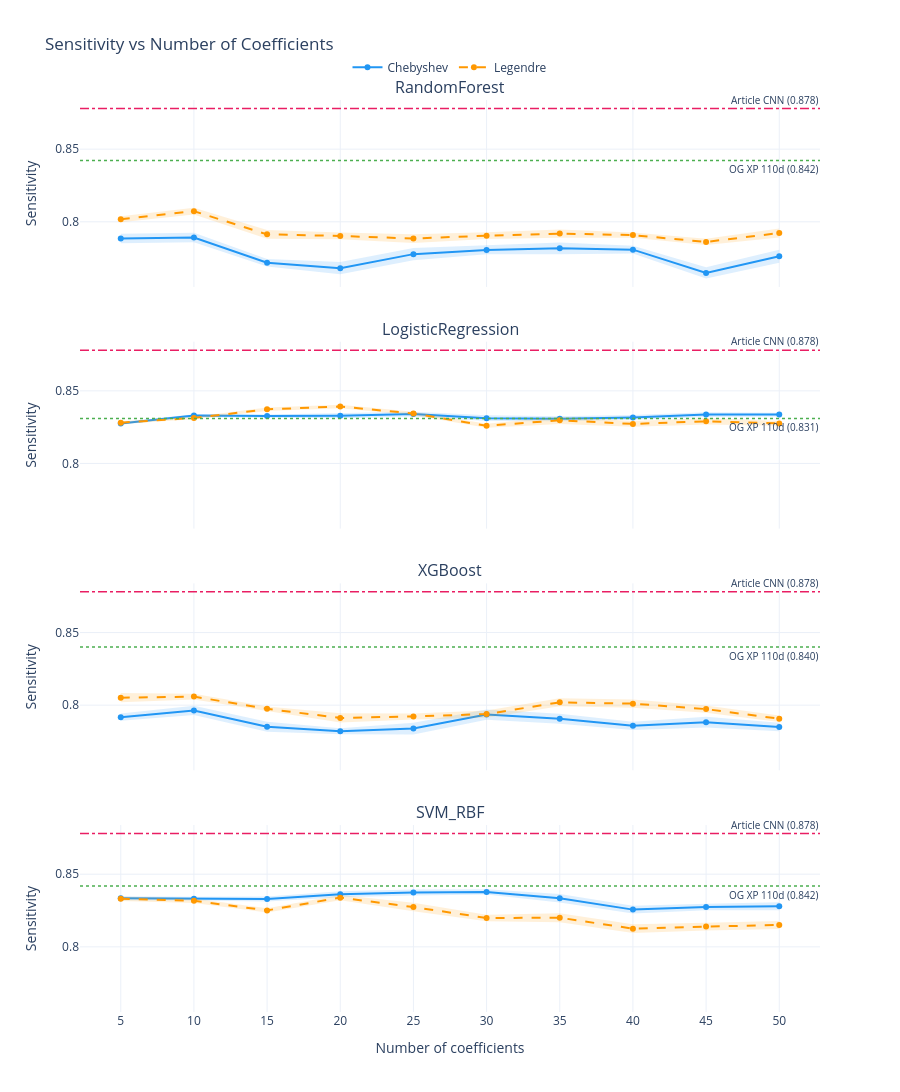

Notebook code for this chart:
### Code cell
fig_sens = plot_efficiency("sensitivity", "Sensitivity", art_ref=ART_SENS)
try:
    fig_sens.write_image(str(RESULTS_DIR / "focused_efficiency_sensitivity.png"), scale=2)
except Exception as e:
    print(f"Static export skipped: {e}")
fig_sens.show()

### Figure 1 — Plotly figure (JSON) as saved in the notebook; plotly's stock layout.template omitted (floating-point values rounded to 4 significant figures)
{"data": [{"hovertemplate": "Chebyshev<br>n_coeffs=%{x}<br>sensitivity=%{y:.4f}<extra></extra>", "legendgroup": "chebyshev", "line": {"color": "#2196F3", "dash": "solid"}, "marker": {"size": 6}, "mode": "lines+markers", "name": "Chebyshev", "showlegend": true, "type": "scatter", "x": [5, 10, 15, 20, 25, 30, 35, 40, 45, 50], "xaxis": "x", "y": [0.7885, 0.7892, 0.7718, 0.7681, 0.7777, 0.7806, 0.7817, 0.7808, 0.7648, 0.7763], "yaxis": "y"}, {"fill": "toself", "fillcolor": "rgba(33,150,243,0.15)", "hoverinfo": "skip", "line": {"width": 0}, "mode": "lines", "showlegend": false, "type": "scatter", "x": [5, 10, 15, 20, 25, 30, 35, 40, 45, 50, 50, 45, 40, 35, 30, 25, 20, 15, 10, 5], "xaxis": "x", "y": [0.7918, 0.7925, 0.7744, 0.7723, 0.782, 0.7836, 0.7857, 0.7835, 0.7687, 0.7807, 0.7719, 0.761, 0.7782, 0.7777, 0.7777, 0.7735, 0.7639, 0.7693, 0.7859, 0.7852], "yaxis": "y"}, {"hovertemplate": "Legendre<br>n_coeffs=%{x}<br>sensitivity=%{y:.4f}<extra></extra>", "legendgroup": "legendre", "line": {"color": "#FF9800", "dash": "dash"}, "marker": {"size": 6}, "mode": "lines+markers", "name": "Legendre", "showlegend": true, "type": "scatter", "x": [5, 10, 15, 20, 25, 30, 35, 40, 45, 50], "xaxis": "x", "y": [0.8018, 0.8073, 0.7914, 0.7903, 0.7885, 0.7905, 0.7919, 0.7908, 0.7862, 0.7922], "yaxis": "y"}, {"fill": "toself", "fillcolor": "rgba(255,152,0,0.15)", "hoverinfo": "skip", "line": {"width": 0}, "mode": "lines", "showlegend": false, "type": "scatter", "x": [5, 10, 15, 20, 25, 30, 35, 40, 45, 50, 50, 45, 40, 35, 30, 25, 20, 15, 10, 5], "xaxis": "x", "y": [0.8038, 0.8097, 0.7943, 0.7926, 0.7915, 0.7928, 0.7948, 0.7927, 0.7884, 0.7954, 0.7891, 0.784, 0.789, 0.789, 0.7882, 0.7855, 0.7879, 0.7884, 0.805, 0.7997], "yaxis": "y"}, {"hovertemplate": "Chebyshev<br>n_coeffs=%{x}<br>sensitivity=%{y:.4f}<extra></extra>", "legendgroup": "chebyshev", "line": {"color": "#2196F3", "dash": "solid"}, "marker": {"size": 6}, "mode": "lines+markers", "name": "Chebyshev", "showlegend": false, "type": "scatter", "x": [5, 10, 15, 20, 25, 30, 35, 40, 45, 50], "xaxis": "x2", "y": [0.8276, 0.833, 0.8326, 0.8328, 0.834, 0.8312, 0.8308, 0.8317, 0.8337, 0.8337], "yaxis": "y2"}, {"fill": "toself", "fillcolor": "rgba(33,150,243,0.15)", "hoverinfo": "skip", "line": {"width": 0}, "mode": "lines", "showlegend": false, "type": "scatter", "x": [5, 10, 15, 20, 25, 30, 35, 40, 45, 50, 50, 45, 40, 35, 30, 25, 20, 15, 10, 5], "xaxis": "x2", "y": [0.8285, 0.8339, 0.8337, 0.8345, 0.8357, 0.8331, 0.8326, 0.8333, 0.8353, 0.8349, 0.8324, 0.832, 0.8301, 0.8291, 0.8292, 0.8324, 0.8311, 0.8315, 0.832, 0.8267], "yaxis": "y2"}, {"hovertemplate": "Legendre<br>n_coeffs=%{x}<br>sensitivity=%{y:.4f}<extra></extra>", "legendgroup": "legendre", "line": {"color": "#FF9800", "dash": "dash"}, "marker": {"size": 6}, "mode": "lines+markers", "name": "Legendre", "showlegend": false, "type": "scatter", "x": [5, 10, 15, 20, 25, 30, 35, 40, 45, 50], "xaxis": "x2", "y": [0.8281, 0.8314, 0.8373, 0.8392, 0.8344, 0.826, 0.8297, 0.8272, 0.829, 0.8276], "yaxis": "y2"}, {"fill": "toself", "fillcolor": "rgba(255,152,0,0.15)", "hoverinfo": "skip", "line": {"width": 0}, "mode": "lines", "showlegend": false, "type": "scatter", "x": [5, 10, 15, 20, 25, 30, 35, 40, 45, 50, 50, 45, 40, 35, 30, 25, 20, 15, 10, 5], "xaxis": "x2", "y": [0.829, 0.8322, 0.8385, 0.8405, 0.8357, 0.8273, 0.8323, 0.8292, 0.8313, 0.8292, 0.826, 0.8268, 0.8253, 0.8272, 0.8246, 0.8331, 0.838, 0.8361, 0.8305, 0.8272], "yaxis": "y2"}, {"hovertemplate": "Chebyshev<br>n_coeffs=%{x}<br>sensitivity=%{y:.4f}<extra></extra>", "legendgroup": "chebyshev", "line": {"color": "#2196F3", "dash": "solid"}, "marker": {"size": 6}, "mode": "lines+markers", "name": "Chebyshev", "showlegend": false, "type": "scatter", "x": [5, 10, 15, 20, 25, 30, 35, 40, 45, 50], "xaxis": "x3", "y": [0.7918, 0.7964, 0.7851, 0.7821, 0.7839, 0.7935, 0.7907, 0.7858, 0.7883, 0.7849], "yaxis": "y3"}, {"fill": "toself", "fillcolor": "rgba(33,150,243,0.15)", "hoverinfo": "skip", "line": {"width": 0}, "mode": "lines", "showlegend": false, "type": "scatter", "x": [5, 10, 15, 20, 25, 30, 35, 40, 45, 50, 50, 45, 40, 35, 30, 25, 20, 15, 10, 5], "xaxis": "x3", "y": [0.7942, 0.7996, 0.7885, 0.7841, 0.7879, 0.7971, 0.7941, 0.7887, 0.7921, 0.7878, 0.782, 0.7846, 0.783, 0.7872, 0.79, 0.7799, 0.78, 0.7817, 0.7932, 0.7893], "yaxis": "y3"}, {"hovertemplate": "Legendre<br>n_coeffs=%{x}<br>sensitivity=%{y:.4f}<extra></extra>", "legendgroup": "legendre", "line": {"color": "#FF9800", "dash": "dash"}, "marker": {"size": 6}, "mode": "lines+markers", "name": "Legendre", "showlegend": false, "type": "scatter", "x": [5, 10, 15, 20, 25, 30, 35, 40, 45, 50], "xaxis": "x3", "y": [0.8052, 0.8059, 0.7975, 0.7912, 0.7923, 0.7939, 0.802, 0.801, 0.7973, 0.7907], "yaxis": "y3"}, {"fill": "toself", "fillcolor": "rgba(255,152,0,0.15)", "hoverinfo": "skip", "line": {"width": 0}, "mode": "lines", "showlegend": false, "type": "scatter", "x": [5, 10, 15, 20, 25, 30, 35, 40, 45, 50, 50, 45, 40, 35, 30, 25, 20, 15, 10, 5], "xaxis": "x3", "y": [0.8083, 0.8078, 0.7992, 0.7944, 0.7943, 0.7964, 0.8047, 0.8039, 0.7998, 0.793, 0.7884, 0.7948, 0.7982, 0.7992, 0.7914, 0.7902, 0.788, 0.7958, 0.804, 0.802], "yaxis": "y3"}, {"hovertemplate": "Chebyshev<br>n_coeffs=%{x}<br>sensitivity=%{y:.4f}<extra></extra>", "legendgroup": "chebyshev", "line": {"color": "#2196F3", "dash": "solid"}, "marker": {"size": 6}, "mode": "lines+markers", "name": "Chebyshev", "showlegend": false, "type": "scatter", "x": [5, 10, 15, 20, 25, 30, 35, 40, 45, 50], "xaxis": "x4", "y": [0.8335, 0.8332, 0.833, 0.8362, 0.8374, 0.8378, 0.8335, 0.8256, 0.8274, 0.8279], "yaxis": "y4"}, {"fill": "toself", "fillcolor": "rgba(33,150,243,0.15)", "hoverinfo": "skip", "line": {"width": 0}, "mode": "lines", "showlegend": false, "type": "scatter", "x": [5, 10, 15, 20, 25, 30, 35, 40, 45, 50, 50, 45, 40, 35, 30, 25, 20, 15, 10, 5], "xaxis": "x4", "y": [0.8349, 0.8345, 0.8347, 0.8382, 0.8395, 0.8396, 0.8364, 0.8283, 0.8297, 0.8307, 0.8252, 0.8251, 0.8229, 0.8306, 0.836, 0.8354, 0.8341, 0.8312, 0.8318, 0.8321], "yaxis": "y4"}, {"hovertemplate": "Legendre<br>n_coeffs=%{x}<br>sensitivity=%{y:.4f}<extra></extra>", "legendgroup": "legendre", "line": {"color": "#FF9800", "dash": "dash"}, "marker": {"size": 6}, "mode": "lines+markers", "name": "Legendre", "showlegend": false, "type": "scatter", "x": [5, 10, 15, 20, 25, 30, 35, 40, 45, 50], "xaxis": "x4", "y": [0.8331, 0.8317, 0.8251, 0.8339, 0.8274, 0.8199, 0.82, 0.8125, 0.8139, 0.8151], "yaxis": "y4"}, {"fill": "toself", "fillcolor": "rgba(255,152,0,0.15)", "hoverinfo": "skip", "line": {"width": 0}, "mode": "lines", "showlegend": false, "type": "scatter", "x": [5, 10, 15, 20, 25, 30, 35, 40, 45, 50, 50, 45, 40, 35, 30, 25, 20, 15, 10, 5], "xaxis": "x4", "y": [0.8347, 0.8333, 0.8265, 0.8356, 0.8303, 0.8221, 0.8232, 0.8155, 0.8166, 0.8178, 0.8123, 0.8113, 0.8095, 0.8169, 0.8177, 0.8245, 0.8321, 0.8237, 0.8301, 0.8315], "yaxis": "y4"}], "layout": {"annotations": [{"font": {"size": 16}, "showarrow": false, "text": "RandomForest", "x": 0.5, "xanchor": "center", "xref": "paper", "y": 1, "yanchor": "bottom", "yref": "paper"}, {"font": {"size": 16}, "showarrow": false, "text": "LogisticRegression", "x": 0.5, "xanchor": "center", "xref": "paper", "y": 0.735, "yanchor": "bottom", "yref": "paper"}, {"font": {"size": 16}, "showarrow": false, "text": "XGBoost", "x": 0.5, "xanchor": "center", "xref": "paper", "y": 0.47, "yanchor": "bottom", "yref": "paper"}, {"font": {"size": 16}, "showarrow": false, "text": "SVM_RBF", "x": 0.5, "xanchor": "center", "xref": "paper", "y": 0.205, "yanchor": "bottom", "yref": "paper"}, {"font": {"size": 10}, "showarrow": false, "text": "OG XP 110d (0.842)", "x": 1, "xanchor": "right", "xref": "x domain", "y": 0.8423, "yanchor": "top", "yref": "y"}, {"font": {"size": 10}, "showarrow": false, "text": "Article CNN (0.878)", "x": 1, "xanchor": "right", "xref": "x domain", "y": 0.878, "yanchor": "bottom", "yref": "y"}, {"font": {"size": 10}, "showarrow": false, "text": "OG XP 110d (0.831)", "x": 1, "xanchor": "right", "xref": "x2 domain", "y": 0.831, "yanchor": "top", "yref": "y2"}, {"font": {"size": 10}, "showarrow": false, "text": "Article CNN (0.878)", "x": 1, "xanchor": "right", "xref": "x2 domain", "y": 0.878, "yanchor": "bottom", "yref": "y2"}, {"font": {"size": 10}, "showarrow": false, "text": "OG XP 110d (0.840)", "x": 1, "xanchor": "right", "xref": "x3 domain", "y": 0.84, "yanchor": "top", "yref": "y3"}, {"font": {"size": 10}, "showarrow": false, "text": "Article CNN (0.878)", "x": 1, "xanchor": "right", "xref": "x3 domain", "y": 0.878, "yanchor": "bottom", "yref": "y3"}, {"font": {"size": 10}, "showarrow": false, "text": "OG XP 110d (0.842)", "x": 1, "xanchor": "right", "xref": "x4 domain", "y": 0.8419, "yanchor": "top", "yref": "y4"}, {"font": {"size": 10}, "showarrow": false, "text": "Article CNN (0.878)", "x": 1, "xanchor": "right", "xref": "x4 domain", "y": 0.878, "yanchor": "bottom", "yref": "y4"}], "height": 1400, "legend": {"orientation": "h", "x": 0.5, "xanchor": "center", "y": 1.02, "yanchor": "bottom"}, "shapes": [{"line": {"color": "#4CAF50", "dash": "dot", "width": 1.5}, "type": "line", "x0": 0, "x1": 1, "xref": "x domain", "y0": 0.8423, "y1": 0.8423, "yref": "y"}, {"line": {"color": "#E91E63", "dash": "dashdot", "width": 1.5}, "type": "line", "x0": 0, "x1": 1, "xref": "x domain", "y0": 0.878, "y1": 0.878, "yref": "y"}, {"line": {"color": "#4CAF50", "dash": "dot", "width": 1.5}, "type": "line", "x0": 0, "x1": 1, "xref": "x2 domain", "y0": 0.831, "y1": 0.831, "yref": "y2"}, {"line": {"color": "#E91E63", "dash": "dashdot", "width": 1.5}, "type": "line", "x0": 0, "x1": 1, "xref": "x2 domain", "y0": 0.878, "y1": 0.878, "yref": "y2"}, {"line": {"color": "#4CAF50", "dash": "dot", "width": 1.5}, "type": "line", "x0": 0, "x1": 1, "xref": "x3 domain", "y0": 0.84, "y1": 0.84, "yref": "y3"}, {"line": {"color": "#E91E63", "dash": "dashdot", "width": 1.5}, "type": "line", "x0": 0, "x1": 1, "xref": "x3 domain", "y0": 0.878, "y1": 0.878, "yref": "y3"}, {"line": {"color": "#4CAF50", "dash": "dot", "width": 1.5}, "type": "line", "x0": 0, "x1": 1, "xref": "x4 domain", "y0": 0.8419, "y1": 0.8419, "yref": "y4"}, {"line": {"color": "#E91E63", "dash": "dashdot", "width": 1.5}, "type": "line", "x0": 0, "x1": 1, "xref": "x4 domain", "y0": 0.878, "y1": 0.878, "yref": "y4"}], "title": {"text": "Sensitivity vs Number of Coefficients"}, "xaxis": {"anchor": "y", "domain": [0, 1], "matches": "x4", "showticklabels": false}, "xaxis2": {"anchor": "y2", "domain": [0, 1], "matches": "x4", "showticklabels": false}, "xaxis3": {"anchor": "y3", "domain": [0, 1], "matches": "x4", "showticklabels": false}, "xaxis4": {"anchor": "y4", "domain": [0, 1], "tickvals": [5, 10, 15, 20, 25, 30, 35, 40, 45, 50], "title": {"text": "Number of coefficients"}}, "yaxis": {"anchor": "x", "domain": [0.795, 1], "range": [0.7552, 0.8838], "title": {"text": "Sensitivity"}}, "yaxis2": {"anchor": "x2", "domain": [0.53, 0.735], "range": [0.7552, 0.8838], "title": {"text": "Sensitivity"}}, "yaxis3": {"anchor": "x3", "domain": [0.265, 0.47], "range": [0.7552, 0.8838], "title": {"text": "Sensitivity"}}, "yaxis4": {"anchor": "x4", "domain": [0, 0.205], "range": [0.7552, 0.8838], "title": {"text": "Sensitivity"}}}}
